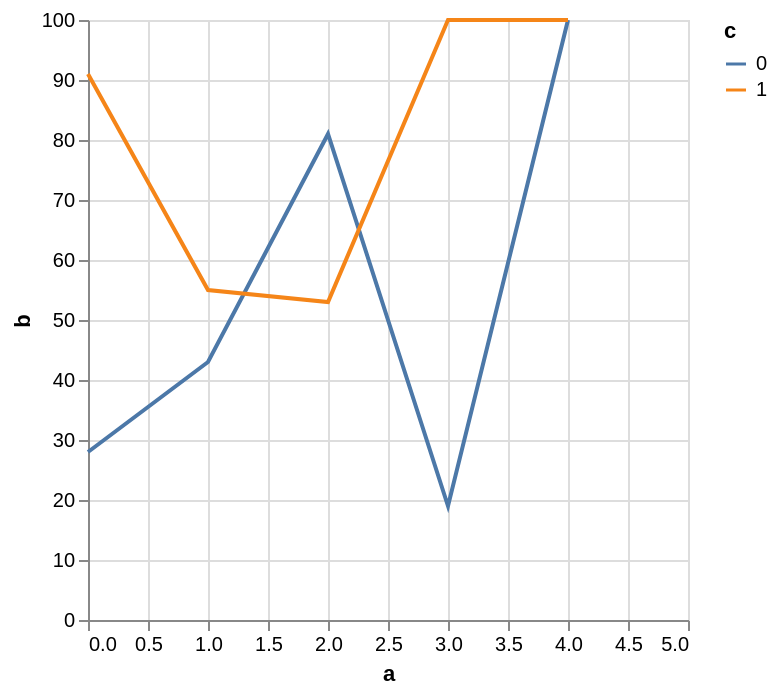

Here is the Vega-Lite specification saved for this chart:
### Vega-Lite specification from a JSON file in a GitHub repository (floating-point values rounded to 4 significant figures)
{"$schema": "https://vega.github.io/schema/vega-lite/v4.json", "data": {"values": [{"a": 0, "b": 28, "c": 0}, {"a": 0, "b": 91, "c": 1}, {"a": 1, "b": 43, "c": 0}, {"a": 1, "b": 55, "c": 1}, {"a": 2, "b": 81, "c": 0}, {"a": 2, "b": 53, "c": 1}, {"a": 3, "b": 19, "c": 0}]}, "mark": "line", "encoding": {"x": {"field": "a", "type": "quantitative", "scale": {"nice": 1}}, "y": {"field": "b", "type": "quantitative", "impute": {"value": 100, "keyvals": [4]}}, "color": {"field": "c", "type": "nominal"}}}
